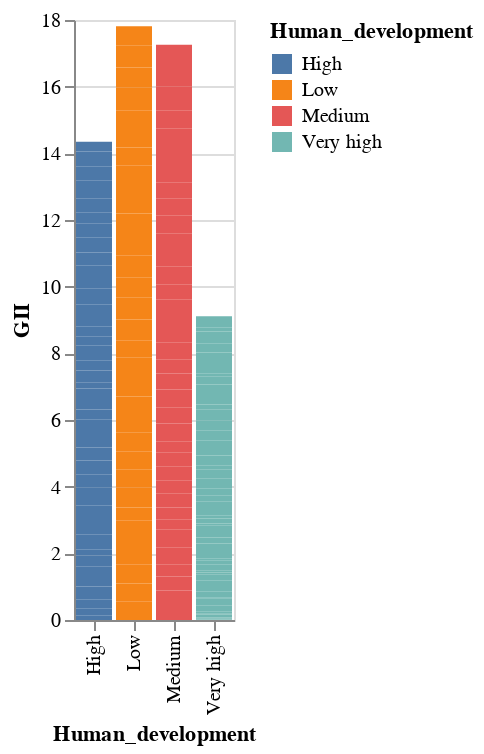

Here is the notebook cell this chart was saved with:
### Markdown cell above
# a) Overview of dataset

### Code cell
c1 = alt.Chart(df).mark_bar().encode(
    x = 'Human_development',
    y = 'GII',
    color = "Human_development:N"
)
c1

### Figure 1 — Vega-Lite specification as saved in the notebook (floating-point values rounded to 4 significant figures; data arrays with more than 128 entries replaced by an {"elided": "..."} marker saying what was removed)
{"config": {"view": {"continuousWidth": 400, "continuousHeight": 300}}, "data": {"name": "data-7316645c83824cd61b8ca237f3928afa"}, "mark": "bar", "encoding": {"color": {"field": "Human_development", "type": "nominal"}, "x": {"field": "Human_development", "type": "nominal"}, "y": {"field": "GII", "type": "quantitative"}}, "$schema": "https://vega.github.io/schema/vega-lite/v4.17.0.json", "datasets": {"data-7316645c83824cd61b8ca237f3928afa": {"elided": "170 records"}}}
